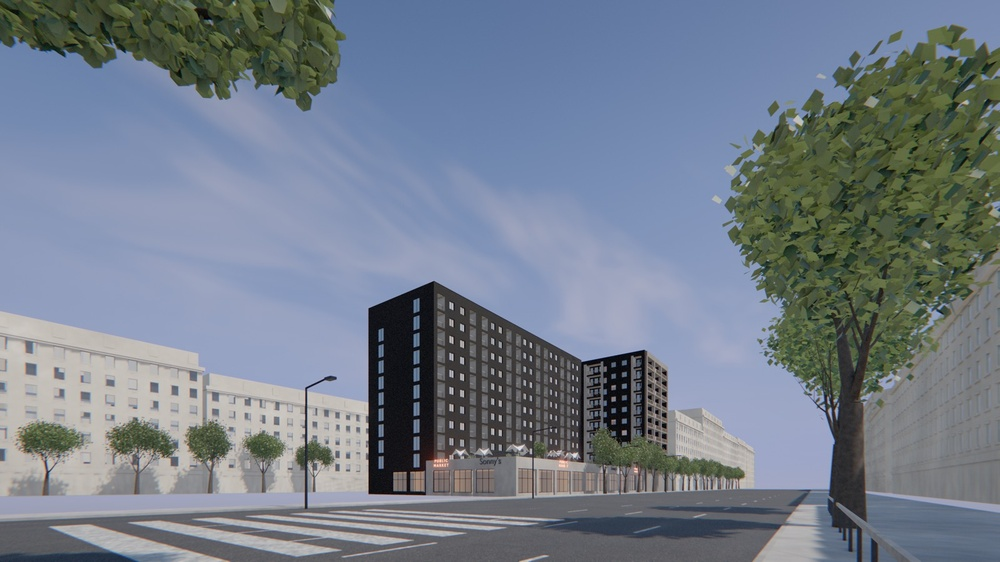
#> input picture web/photos/street.jpg, 1000 x 562 px, shrunk from 1600 x 900 before the run
$ python imgdiff.py ../web/photos/street.jpg ../web/photos/tour.jpg out.png
#> lines starting #> are read from the running program, lines starting #| are printed output that depends on the picture
#!/usr/bin/env python3
"""Pixel diff two renders: mean / max channel error and where it sits.

    python3 tools/imgdiff.py a.png b.png [out_diff.jpg]
"""
import sys
from PIL import Image, ImageChops

a = Image.open(sys.argv[1]).convert('RGB')
#> a is the input picture: PIL image 1000x562 RGB; mean R, G, B 116, 125.8, 138.6
b = Image.open(sys.argv[2]).convert('RGB')
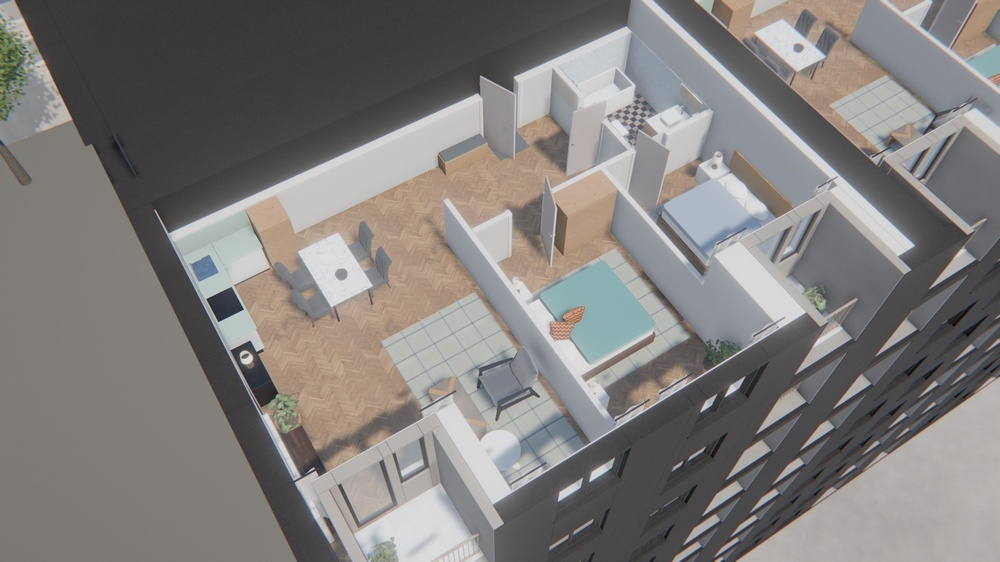
#> input picture web/photos/tour.jpg, 1000 x 562 px, shrunk from 1600 x 900 before the run
#> b is the input picture: PIL image 1000x562 RGB; mean R, G, B 129.4, 126.4, 124.3
if a.size != b.size:
    print('size differs', a.size, b.size); sys.exit(1)
d = ImageChops.difference(a, b)
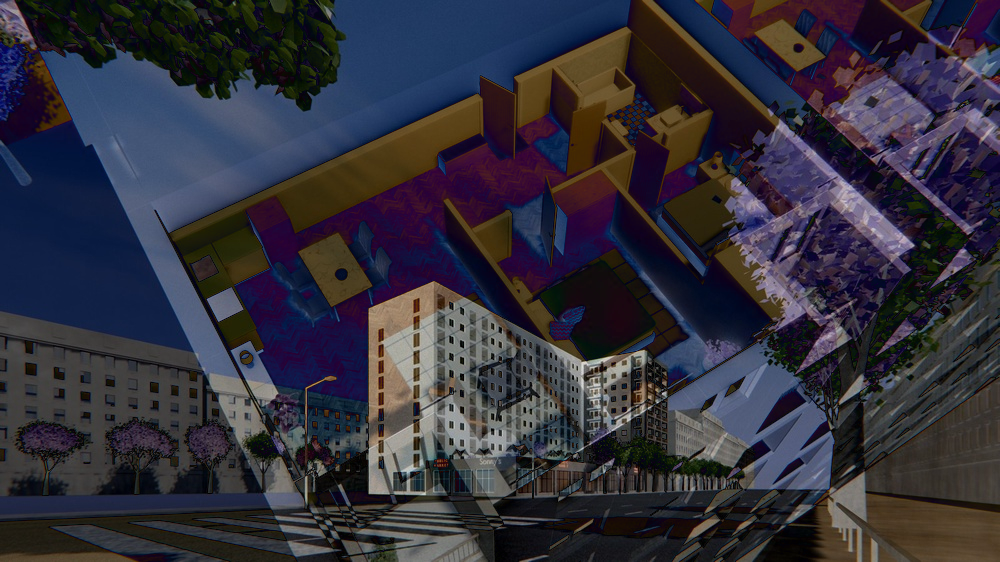
#> d: PIL image 1000x562 RGB; mean R, G, B 50.3, 48.2, 59.4
st = d.getbbox()
#> st = (0, 0, 1000, 562)
px = list(d.getdata())
#> px = 562000 items
n = len(px)
#> n = 562000
tot = sum(max(p) for p in px)
#> tot = 38934426
mx = max(max(p) for p in px)
#> mx = 222
over = sum(1 for p in px if max(p) > 8)
#> over = 558123
print(f'size {a.size}  mean |err| {tot/n:.3f}/255  max {mx}  pixels>8: {over} ({100*over/n:.3f}%)  bbox {st}')
#| size (1000, 562)  mean |err| 69.278/255  max 222  pixels>8: 558123 (99.310%)  bbox (0, 0, 1000, 562)
if len(sys.argv) > 3:
    d.point(lambda v: min(255, v * 8)).save(sys.argv[3], quality=92)
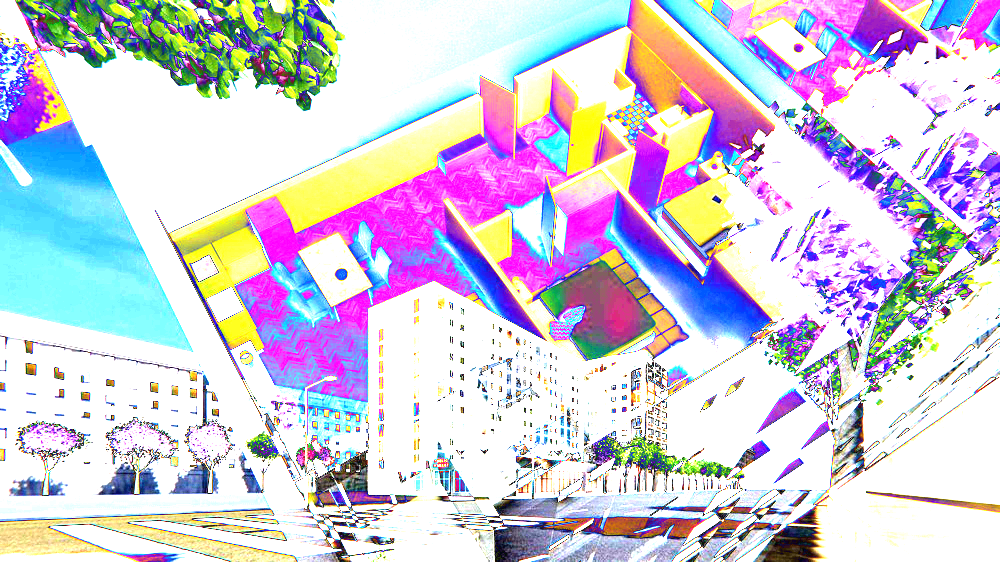
#> saved as out.png: PIL image 1000x562 RGB; mean R, G, B 208.6, 202.7, 218.6
